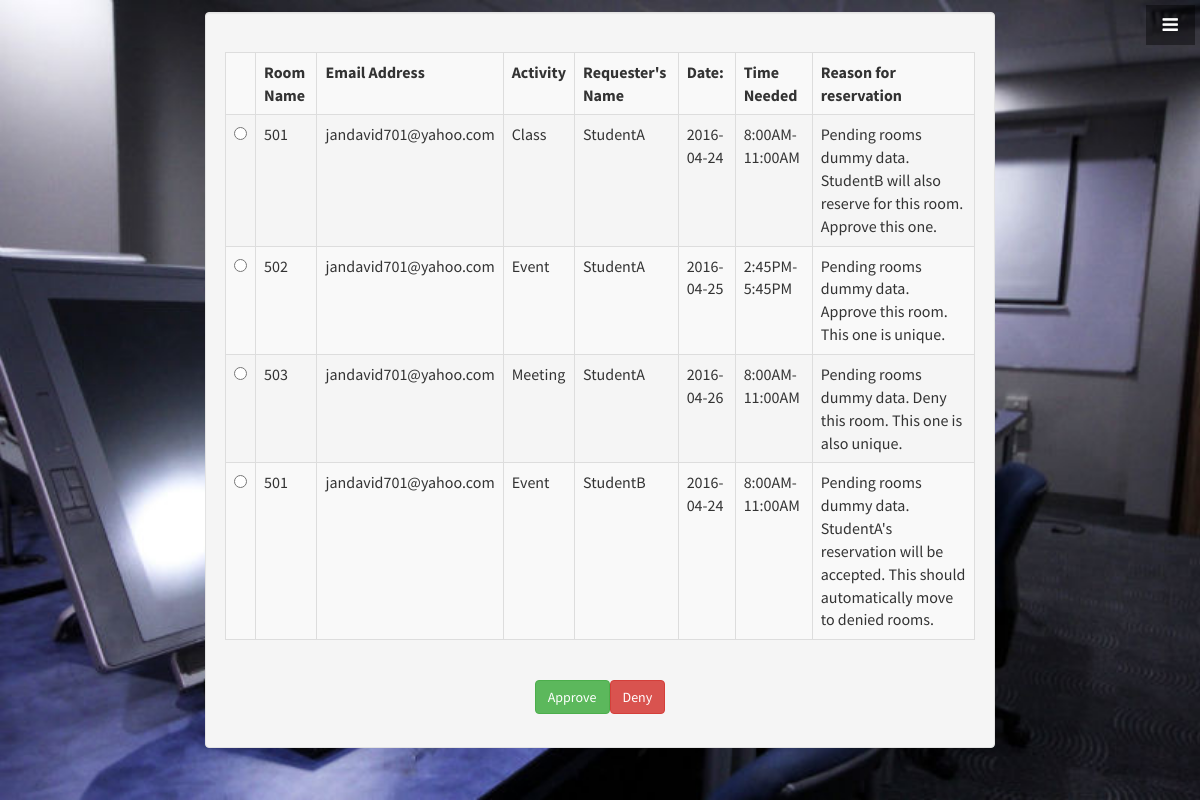
Screenshot of /viewPendingRooms.php (signed in) with the database file from the repository.
### tables this page shows
CREATE TABLE IF NOT EXISTS `pending_rooms_db` (
`id` int(11) NOT NULL,
  `email_address` text,
  `activity` text,
  `requester` text,
  `room` text,
  `date` text,
  `time` text,
  `reason` varchar(255) DEFAULT NULL
);

### viewPendingRooms.php (the view, shortened to what this page needs)
<!DOCTYPE HTML PUBLIC "-//W3C//DTD HTML 4.01 Frameset//EN">
<html>
<head>
    <link href="css/bootstrap.min.css" rel="stylesheet">
    <link href="css/admin.css" rel="stylesheet">
    <link href="css/login-form.css" rel="stylesheet">
    <link href="font-awesome/css/font-awesome.min.css" rel="stylesheet" type="text/css">
</head>
<body>
    <a id="menu-toggle" href="#" class="btn btn-dark btn-lg toggle"><i class="fa fa-bars"></i></a>
    <header id="top" class="header">
        <div class="text-vertical-center">
        <div class="row">
        	<div class="col-md-2"></div>
        	<div class="col-md-8"><div class="well">
        	<form action='decisionHandler.php' method='post' align='center'>
			   <?php
			   $user = "root";
			   $pass = "";
			   $dbname = "databasePHP";
			   $server = "localhost";
			   $conn = new mysqli($server,$user, $pass, $dbname);
			   $sql = "SELECT * FROM pending_rooms_db";
			   $result = $conn->query($sql);
			   if ($result->num_rows > 0) {
			   	echo "<br>";
				echo "<table style='width:100%' class = 'table table-striped table-bordered table-responsive'>";
				echo "<tr>";
				echo "<th></th>";
				echo "<th><b>Room Name</b></th>";
				echo "<th><b>Email Address</b></th>";
				echo "<th><b>Activity</b></th>";
				echo "<th><b>Requester's Name</b></th>";
				echo "<th><b>Date:</b></th>";
				echo "<th><b>Time Needed</b></th>";
				echo "<th><b>Reason for reservation</b></th>";
				echo "</tr>";
			   	while($row = $result->fetch_assoc()) {
			   		$id = $row['id'];
			   		echo "<tr>";
			   		echo "<td>";
			   		echo "<input type='radio' name='decision' value='$id' id='decision' required='required'/>";
			   		echo "</td>";
			   		echo "<td>".$row['room']."</td>";
			   		echo "<td>".$row['email_address']."</td>";
			   		echo "<td>".$row['activity']."</td>";
			   		echo "<td>".$row['requester']."</td>";
			   		echo "<td>".$row['date']."</td>";
			   		echo "<td>".$row['time']."</td>";
			   		echo "<td>".$row['reason']."</td>";
			   		echo "</tr>";
			   	}
			   	echo "</table><br>";
			   	echo "<input type='button' class='btn btn-success' data-toggle='modal' data-target='#confirmationModalA' value='Approve'/><input type='button' class='btn btn-danger' data-toggle='modal' data-target='#confirmationModal' value='Deny'/>";
			   } else {
			   	echo "<br><div class='alert alert-info'>"."<center>There are currently no pending room reservations to approve/deny.</center>"."</div>";
			   }
			   ?>
			  </form>
			</div></div>
        	<div class="col-md-2"></div>
        </div>
            <br>
        </div>
    </header>
</body>
</html>

### css/admin.css (style rules this page uses)
html, body { width: 100%; height: 100%; }
body { font-family: "Source Sans Pro","Helvetica Neue",Helvetica,Arial,sans-serif; }
.text-vertical-center { display: table-cell; text-align: center; vertical-align: middle; }
.btn-dark { border-radius: 0; color: #fff; background-color: rgba(0,0,0,0.4); }
#menu-toggle { z-index: 1; position: fixed; top: 0; right: 0; }
.toggle { margin: 5px 5px 0 0; }
.header { display: table; position: relative; width: 100%; height: 100%; background: url(../img/studentbg2.jpg) no-repeat center center scroll; -webkit-background-size: cover; -moz-background-size: cover; background-size: cover; -o-background-size: cover; }

### rows the page displays
pending_rooms_db: room "501", email_address "jandavid701@yahoo.com", activity "Class", requester "StudentA", date "2016-04-24", time "8:00AM-11:00AM", reason "Pending rooms dummy data. StudentB will also reserve for this room. Approve this one."
pending_rooms_db: room "502", email_address "jandavid701@yahoo.com", activity "Event", requester "StudentA", date "2016-04-25", time "2:45PM-5:45PM", reason "Pending rooms dummy data. Approve this room. This one is unique."
pending_rooms_db: room "503", email_address "jandavid701@yahoo.com", activity "Meeting", requester "StudentA", date "2016-04-26", time "8:00AM-11:00AM", reason "Pending rooms dummy data. Deny this room. This one is also unique."
pending_rooms_db: room "501", email_address "jandavid701@yahoo.com", activity "Event", requester "StudentB", date "2016-04-24", time "8:00AM-11:00AM", reason "Pending rooms dummy data. StudentA's reservation will be accepted. This should automatically move to denied rooms."
